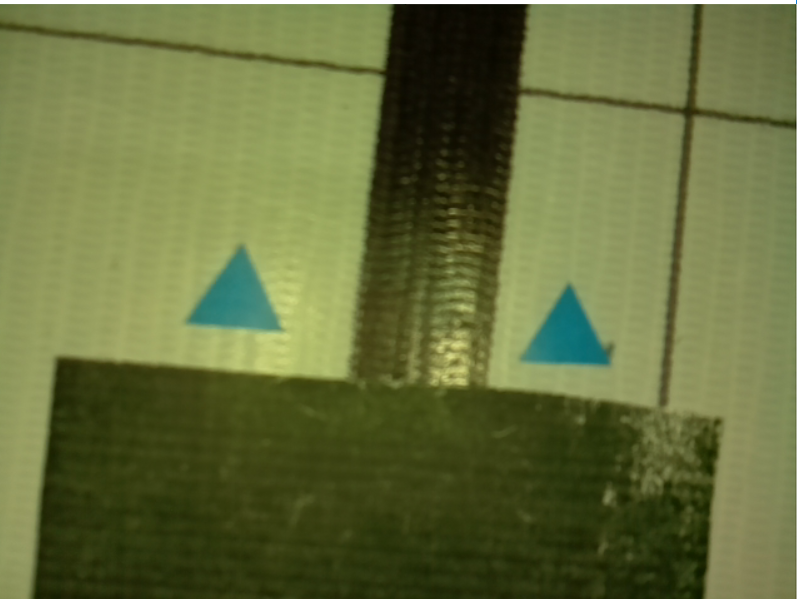
#> input picture image3.png, 797 x 599 px
$ python prototype1.py   (Python 2 division)   (older library calls are emulated)
#> lines starting #> are read from the running program, lines starting #| are printed output that depends on the picture; after the words box and inside, x2 and y2 are one past the last pixel; in counts of white or black regions, pixels touching at a corner belong together
import cv2
import numpy as np
import time

img_name = "image3.png"
img = cv2.imread(img_name,1)
#> img is the input picture: shape (599, 797, 3); mean B, G, R 61.2, 111.4, 102.4
dic={"cr":"assorted.png","tr":"carnation.png","sr":"gerber.png","cg":"hibiscusred.png","tg":"marigold.png","sg":"hydrangeablue.png","cb":"hydrangeayellow.png","tb":"lilac.png","sb":"lily.png"}
def color_recog(p1,p2,img2,string):
#> called with string = 'string1'
     hsv = cv2.cvtColor(img2,cv2.COLOR_BGR2HSV)
#> hsv: shape (599, 797, 3); mean H, S, V 34.9, 136.6, 111.6
     lower = np.array(p1)
     upper = np.array(p2)
     mask  = cv2.inRange(hsv, lower, upper)
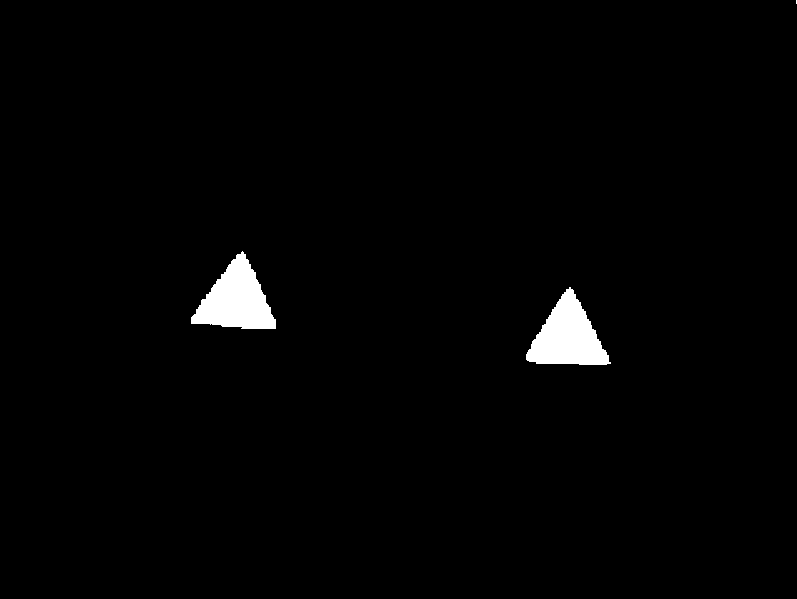
#> mask: shape (599, 797); 1.6% white; 3 white regions (1 under 20 px)
     ret,thresh = cv2.threshold(mask,125,255,0)
     #cv2.imshow("thresh",thresh)
     imgg, contours, hierarchy = cv2.findContours(thresh, cv2.RETR_TREE, cv2.CHAIN_APPROX_NONE)
#> contours = 3 contours, 1 with area under 20; largest, box (x1, y1, x2, y2) and area: (191, 251, 276, 329) 3581, (526, 287, 611, 365) 3552
     t=0
     c=0
     s=0
     if len(contours) > 0:
       n1 = len(contours)
#> n1 = 3
       for i in range(0,n1):
        if cv2.contourArea(contours[i]) >=1200:
          cnt1 = contours[i]
          approx = cv2.approxPolyDP(cnt1,0.04*cv2.arcLength(cnt1,True),True)
          #print len(approx)
          if len(approx)==3:
           t=t+1
           #print "TRiangle"
          elif len(approx)==4:
           s=s+1
           #print "square"
          else:
           c=c+1
#> this loop made 3 passes
#> approx on passes 1 to 2: [[569, 287], [526, 359], [610, 363]], [[242, 251], [191, 323], [275, 328]]
#> after the loop, c = 0; s = 0; t = 2
           #print "circle"
     return t,c,s

def detect_markers():
  tb=0
  cb=0
  sb=0
  tg=0
  cg=0
  sg=0
  tr=0
  cr=0
  sr=0
  pblue2=[130,255,255]
  pblue1=[75,50,50]
  tb,cb,sb=color_recog(pblue1,pblue2,img,'string1')
#> tb = 2; cb = 0; sb = 0
  pgreen2=[69,255,110]
  pgreen1=[60,0,50]
  tg,cg,sg=color_recog(pgreen1,pgreen2,img,'thre1')
#> call 2 of color_recog, with string = 'thre1'
#> in color_recog (call 2), `mask  = cv2.inRange(hsv, lower, upper)`:
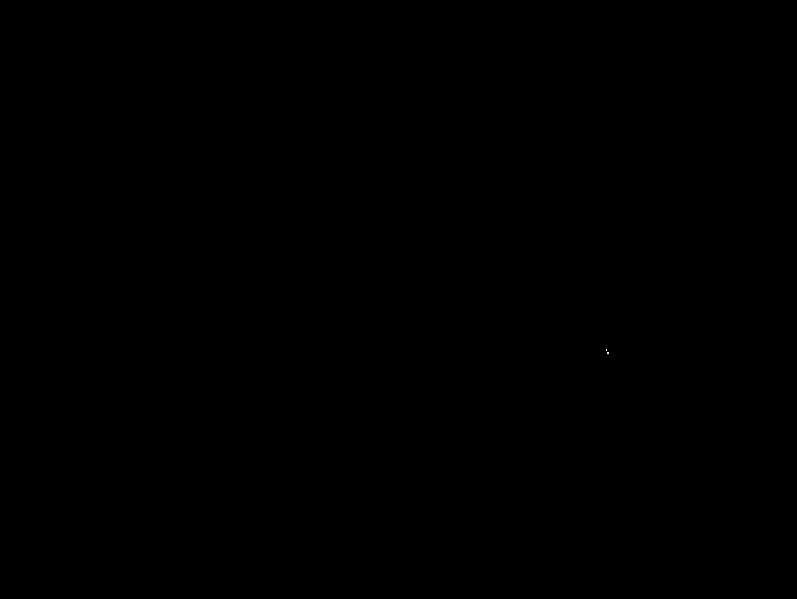
#> mask: shape (599, 797); 0% white in thin lines or dots, all inside (x1, y1, x2, y2) = (606, 349, 609, 354)
#> in color_recog (call 2), `imgg, contours, hierarchy = cv2.findContours(thresh, cv2.RETR_TREE, cv..`: contours = 2 contours, all with area under 20
#> in color_recog (call 2), `n1 = len(contours)`: n1 = 2
#> after the loop in color_recog (call 2), `for i in range(0,n1):`: c = 0
#> tg = 0; cg = 0; sg = 0
  pred1 = [0,100,100]
  pred2 = [20,255,255]
  tr,cr,sr=color_recog(pred1,pred2,img,'str2')
#> in color_recog (call 3), `mask  = cv2.inRange(hsv, lower, upper)`: mask: shape (599, 797); every value is 0
#> tr = 0; cr = 0; sr = 0
  markers={"tr":tr,"tg":tg,"tb":tb,"sr":sr,"sg":sg,"sb":sb,"cr":cr,"cg":cg,"cb":cb}
  print markers
#| {'tr': 0, 'tg': 0, 'tb': 2, 'sr': 0, 'sg': 0, 'sb': 0, 'cr': 0, 'cg': 0, 'cb': 0}
  return markers


# [9 lines left out: function blend_transparent, not called in this run]

def hillside(image,overlay_image,size,kitni_baar,spacing=30):
    img_x = 260
    img_y = 340
    final_overlay = cv2.resize(overlay_image,(size,size), interpolation = cv2.INTER_CUBIC)
    count = 0
    i=0
    while i<kitni_baar:
        image[img_x:img_x+size,img_y+count:img_y+count+size] = blend_transparent(image[img_x:img_x+size,img_y+count:img_y+count+size],final_overlay)
        i = i + 1
        count = count+spacing
# [47 lines left out: functions berns, cliff, plane, not called in this run]
image = cv2.imread("Plantation.png", -1)
#overlay_image = cv2.imread("carnation.png",-1)

# number_of_times = 4
size_of_flower = 40
flower_spacing = 40
#hillside(image,overlay_image,size_of_flower,number_of_times,flower_spacing)#for hillside size_of_flower = 40 flower_Spacing = 40
# berns(image,overlay_image,size_of_flower,number_of_times,flower_spacing)#for berns size_of_flower = 40 flower_Spacing = 40
# size_of_flower = 30
# flower_spacing = 30
# cliff(image,overlay_image,size_of_flower,number_of_times,flower_spacing)#for cliff size_of_flower = 30 flower_Spacing = 30
# size_of_flower = 30
# flower_spacing = 25
# plane(image,overlay_image,size_of_flower,number_of_times,flower_spacing)#for plane size_of_flower = 30 flower_Spacing = 25
markers=detect_markers()
#> markers = 9 items
for key in markers:
  overlay_image_path="Seedlings/"+dic[key]
#> overlay_image_path = 'Seedlings/carnation.png'
  #overlay_image_path = "Seedlings/carnation.png"
  overlay_image = cv2.imread(overlay_image_path,-1)
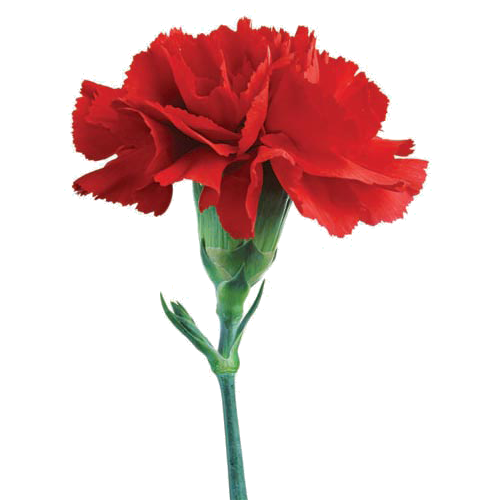
#> input picture Seedlings/carnation.png, 500 x 500 px
#> overlay_image is the input picture: shape (500, 500, 4); mean B, G, R, A 202.2, 203.3, 230.5, 65.9
  hillside(image,overlay_image,size_of_flower,markers[key],flower_spacing)
#> in hillside, `final_overlay = cv2.resize(overlay_image,(size,size), interpolation = ..`:
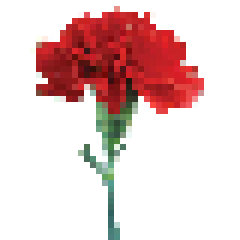
#> final_overlay: shape (40, 40, 4) (shown 6 times larger); mean B, G, R, A 202.4, 203.4, 230.6, 65.6
#> after the loop in hillside, `while i<kitni_baar:`: count = 0
#> (the run stopped early here; a loop or call above may not have finished)
